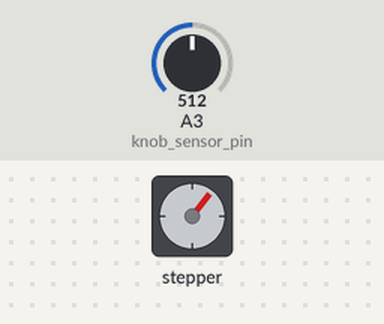
The sketch below on a simulated Arduino Uno, built with avr-gcc and run on an emulated ATmega328P. Shown: stepper motor. The inputs (shaded band) are chosen by the test bench; at power-on: A3 (knob_sensor_pin) = 512. Stepper angles assume 2048 steps per turn.

Above: at 1.2 s.
1.3 s: A3 (knob_sensor_pin) set to 716
At 1.65 s:
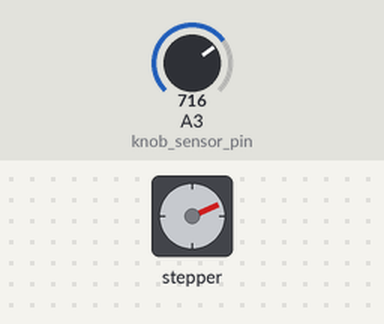
4.3 s: A3 (knob_sensor_pin) set to 306
At 4.8 s:
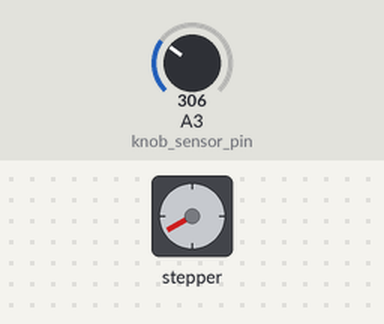
Timing chart, 0 to 16.3 s (numbered marks = the images above; inputs shaded):
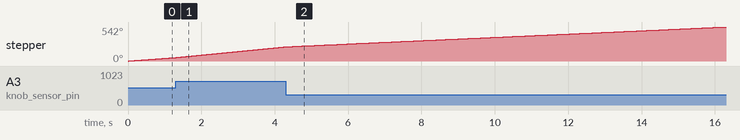

The sketch:

200912_thStepper.ino
```cpp
// Kết nối Arduino với thStepper:
//    Arduino pin       thStepper pin
//       10        ---    I3
//       11        ---    I2
//       12        ---    I1
//       13        ---    I0
//       VCC      ---     V+
//       GND      ---     GND
// Kết nối Arduino với biến trở:
//    Arduino pin       thKnob pin
//       A3        ---     VAR
//       VCC       ---     A
//       GND       ---     B

int I0_pin = 13;
int I1_pin = 12;
int I2_pin = 11;
int I3_pin = 10;

#include <Stepper.h>
Stepper myStepper(64, I0_pin, I2_pin, I1_pin, I3_pin);
int stepsPerRevolution = 2048;  // số bước để động cơ quay đủ 1 vòng

int knob_sensor_pin = A3;

// Hàm setup() chạy một lần:
void setup()
{
  Serial.begin(9600);               // khởi tạo kết nối tới máy tính với tốc độ 9600
  pinMode(knob_sensor_pin, INPUT);  // cấu hình INPUT để đọc giá trị cảm biến

}

// Hàm loop() chạy lặp lại vô hạn:
void loop()
{
  int knob_value = analogRead(knob_sensor_pin);                // đọc giá trị cảm biến
  //Serial.print(knob_value);                                     // in kết quả ra màn hình
  //Serial.print(" -- ");
  int speed_value = (float)(knob_value * 500.0) / 1023.0;  // Khởi tạo Giá trị tốc độ quay
  //int speed_value = (int) (knob_value * 0.48);                // Khởi tạo Giá trị tốc độ quay
  //Serial.print(speed_value);
  //Serial.println();
  //if(speed_value <= 15) speed_value = 0;
  myStepper.setSpeed(speed_value);
  myStepper.step(1);
  //delay(1);
}

/*Mỗi bước của động cơ quét 1 góc 5.625 độ, vậy để quay 1 vòng động cơ phải thực hiện 64 bước.*/
/*corner: Góc quay (0 -> 360); Speed (): Tốc độ quay , Mặc định là quay thuận*/
void rotation_Speed(long rotation, int MySpeed)
{
  long res = (long)((rotation * 2048) / 360);
  myStepper.setSpeed(MySpeed);  //Đặt tốc độ
  myStepper.step(res);          // quay thuận
}

/*Sử dụng thKnob điều chỉnh tốc độ quay của động cơ bước*/
void speed_adjustment(long step_value)
{
  int knob_value = analogRead(knob_sensor_pin);         // đọc giá trị cảm biến
  Serial.println(knob_value);                           // in kết quả ra màn hình
  long speed_value = (long) (knob_value * 500 / 1023);  // Khởi tạo Giá trị tốc độ quay
  myStepper.setSpeed(speed_value);                      // Giá trị tốc độ quay
  myStepper.step(step_value);                           // Giá trị bước quay thuận (từ 0 đến 2048)
}
```
